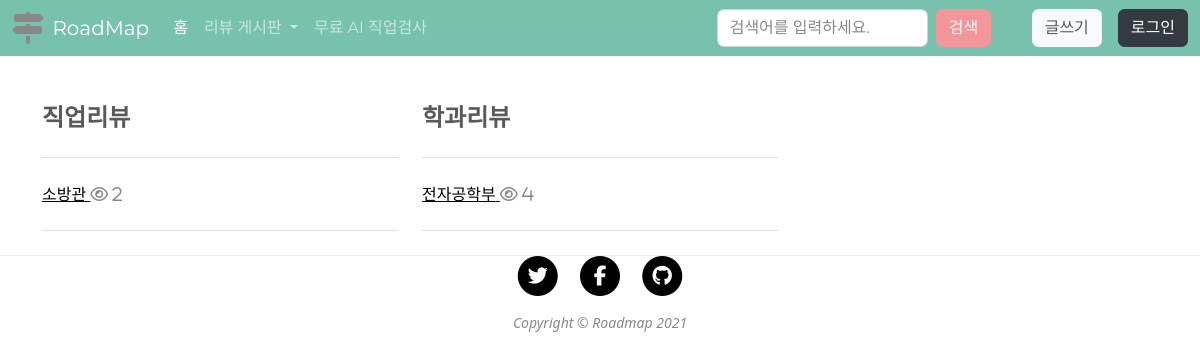
The app's page /, older data.
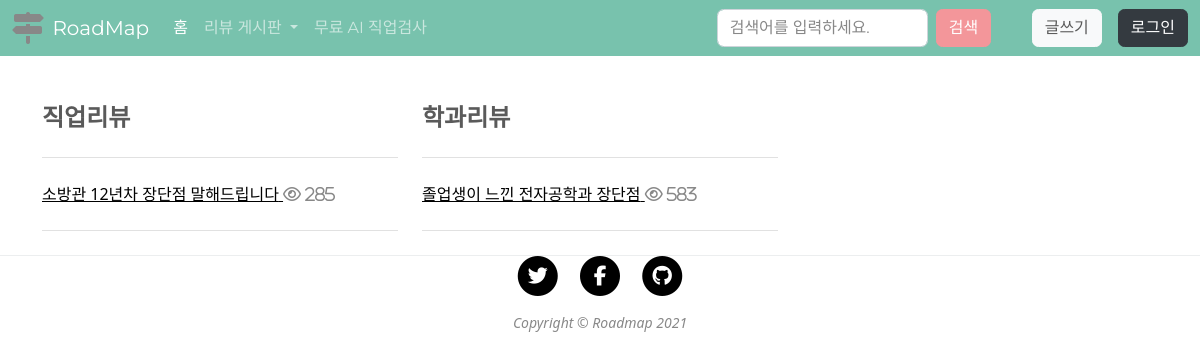
The same page, newer data.
### main/models.py (models this page shows, shortened)
class PostJob(models.Model):
    title = models.CharField(max_length=50)
    contents = models.TextField()
    img = models.ImageField()
    dateCreate = models.DateTimeField()
    category = TaggableManager()
    likeCount = models.IntegerField(null=True)
    viewCount = models.IntegerField(null=True)

class PostMajor(models.Model):
    title = models.CharField(max_length=50)
    contents = models.TextField()
    img = models.ImageField()
    dateCreate = models.DateTimeField()
    category = TaggableManager()
    likeCount = models.IntegerField(null=True)
    viewCount = models.IntegerField(null=True)

### main/views.py (the view)
# urls.py: path('', index, name='index'),
def index(request):
    post_job = PostJob.objects.all()  # 모든 객체를 조회해서 쿼리셋으로 반환
    post_major = PostMajor.objects.all()
    return render(request, 'index.html', {'post_job': post_job, 'post_major': post_major})

### main/templates/index.html
{% extends "base.html" %}
{% block body %}
{% load static %}
<div class="container">
  <div class="row">
      <div class="col-sm-4">
          <h4>직업리뷰</h4>
          <hr class="my-4" />
          {% for post_job_detail in post_job %}
          <div class="post-preview">
            <a href="{% url 'jobdetail' post_job_detail.pk %}">
              <h7>{{post_job_detail.title}}</h7>
            </a>
            <i class="far fa-eye"> {{post_job_detail.viewCount}}</i>
        </div>
          <hr class="my-4" />
          {% endfor %}
      </div>
      <div class="col-sm-4">
          <h4>학과리뷰</h4>
          <hr class="my-4" />
          {% for post_major_detail in post_major %}
          <div class="post-preview">
              <a href="{% url 'majordetail' post_major_detail.pk %}">
                <h7>{{post_major_detail.title}}</h7>
              </a>
              <i class="far fa-eye"> {{post_major_detail.viewCount}}</i>
          </div>
          <hr class="my-4" />
          {% endfor %}
      </div>
      <div class="col-sm-4"></div>
  </div>
</div>
{% endblock body %}

Row changes from the older to the newer data that the page shows:
removed PostJob: title "소방관", viewCount "2"
removed PostMajor: title "전자공학부", viewCount "4"
added PostJob: title "소방관 12년차 장단점 말해드립니다", viewCount "285"
added PostMajor: title "졸업생이 느낀 전자공학과 장단점", viewCount "583"
